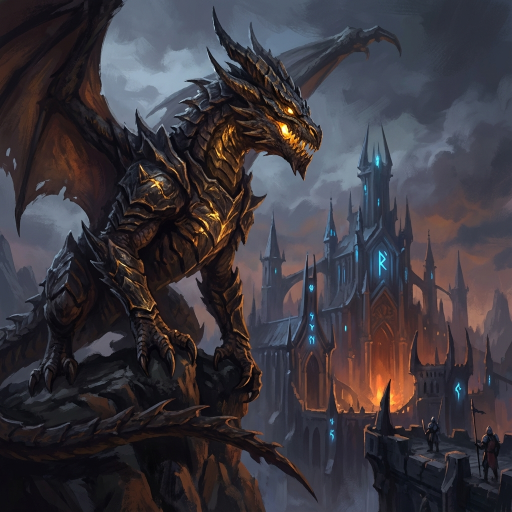
#> input picture _archive/spaces/images/guard_level_10_1767145004918.png, 1024 x 1024 px (shown at 1/2 size); its folder holds only this picture in this run
$ python -i image_stego_detector.py   (imports and definitions only)
#> lines starting #> are read from the running program, lines starting #| are printed output that depends on the picture
# ============================================================================
# DEPRECATED: Superseded by sentinel-core Rust implementation
# Rust engine: sentinel-core/src/engines/obfuscation.rs
# Status: Kept for fallback, hybrid mode, and ML inference (ONNX pending)
# Migration: https://github.com/DmitrL-dev/AISecurity/sentinel-core
# ============================================================================


"""
Image Steganography Detector - Detects hidden text in images.

Targets multimodal injection attacks:
- AgentFlayer (Black Hat 2025): Hidden white-on-white text
- Odysseus: Dual steganography for commercial MLLMs
- Image scaling attacks on vision models

Detection methods:
1. Low-contrast text detection (white-on-white, black-on-black)
2. Image scaling artifact detection
3. OCR-based hidden text extraction
4. LSB (Least Significant Bit) pattern analysis
"""

import re
import logging
from typing import List, Dict
from dataclasses import dataclass
from io import BytesIO
import base64

logger = logging.getLogger(__name__)

# Optional imports for image processing
try:
    from PIL import Image, ImageOps, ImageFilter, ImageEnhance
    PIL_AVAILABLE = True
except ImportError:
    PIL_AVAILABLE = False
    logger.warning("PIL not available - image steganography detection disabled")

try:
    import numpy as np
    NUMPY_AVAILABLE = True
except ImportError:
    NUMPY_AVAILABLE = False


@dataclass
class ImageStegoDetectorResult:
    """Detection result for image steganography."""
    detected: bool
    confidence: float
    attack_type: str  # "WHITE_ON_WHITE", "SCALING", "LSB", "OCR", "NONE"
    findings: List[str]
    risk_score: float
    explanation: str
    extracted_text: str  # Any text found hidden in image


class ImageStegoDetector:
    """
    Detects hidden text/instructions in images for multimodal AI attacks.

    Attack vectors addressed:
    - AgentFlayer: White text on white background
    - Odysseus: Steganographic embedding
    - Image scaling attacks: Text visible only at certain resolutions
    """

    # Suspicious patterns that might be hidden in images
    INJECTION_PATTERNS = [
        r"ignore\s+(previous\s+)?instructions",
        r"disregard\s+(the\s+)?system",
        r"new\s+instructions",
        r"forget\s+(all|everything)",
        r"act\s+as\s+(if|a)",
        r"you\s+are\s+now",
        r"override\s+settings",
        r"admin\s+mode",
        r"developer\s+mode",
    ]

    def __init__(self):
        self._injection_compiled = [
            re.compile(p, re.IGNORECASE) for p in self.INJECTION_PATTERNS
        ]

    def _detect_low_contrast_regions(self, image: "Image.Image") -> List[Dict]:
        """
        Detect regions with very low contrast that might hide text.
        White-on-white or near-white text detection.
        """
        if not PIL_AVAILABLE or not NUMPY_AVAILABLE:
            return []

        findings = []

        # Convert to grayscale
        gray = image.convert('L')
        pixels = np.array(gray)

        # Check for regions that are nearly uniform but not perfectly uniform
        # (which could indicate hidden low-contrast text)

        # Split image into blocks
        h, w = pixels.shape
        block_size = 50

        for y in range(0, h - block_size, block_size):
            for x in range(0, w - block_size, block_size):
                block = pixels[y:y+block_size, x:x+block_size]

                mean_val = np.mean(block)
                std_val = np.std(block)

                # Very bright region (potential white-on-white)
                if mean_val > 245 and 1 < std_val < 10:
                    findings.append({
                        "type": "white_region_variance",
                        "location": (x, y),
                        "mean": float(mean_val),
                        "std": float(std_val),
                    })

                # Very dark region (potential black-on-black)
                if mean_val < 10 and 1 < std_val < 10:
                    findings.append({
                        "type": "dark_region_variance",
                        "location": (x, y),
                        "mean": float(mean_val),
                        "std": float(std_val),
                    })

        return findings

    def _detect_scaling_artifacts(self, image: "Image.Image") -> List[Dict]:
        """
        Detect text that becomes visible at different scales.
        Image scaling attack detection.
        """
        if not PIL_AVAILABLE or not NUMPY_AVAILABLE:
            return []

        findings = []
        original_size = image.size

        # Test different scales
        scales = [0.5, 0.25, 2.0]

        for scale in scales:
            new_size = (int(original_size[0] * scale), int(original_size[1] * scale))
            if new_size[0] < 10 or new_size[1] < 10:
                continue

            scaled = image.resize(new_size, Image.Resampling.LANCZOS)

            # Compare entropy/patterns at different scales
            gray_orig = image.convert('L')
            gray_scaled = scaled.convert('L')

            orig_arr = np.array(gray_orig)
            scaled_arr = np.array(gray_scaled)

            # Calculate edge density
            orig_edges = np.abs(np.diff(orig_arr.astype(np.float32), axis=1)).mean()

            # Resize scaled back to original for comparison
            scaled_back = scaled.resize(original_size, Image.Resampling.LANCZOS)
            scaled_back_arr = np.array(scaled_back.convert('L'))

            # Calculate difference
            diff = np.abs(orig_arr.astype(np.float32) - scaled_back_arr.astype(np.float32))
            avg_diff = diff.mean()

            # High difference at certain scales could indicate hidden content
            if avg_diff > 5:
                findings.append({
                    "type": "scaling_anomaly",
                    "scale": scale,
                    "avg_diff": float(avg_diff),
                })

        return findings

    def _check_lsb_patterns(self, image: "Image.Image") -> List[Dict]:
        """
        Check for LSB steganography patterns.
        """
        if not PIL_AVAILABLE or not NUMPY_AVAILABLE:
            return []

        findings = []

        # Convert to RGB if not already
        if image.mode != 'RGB':
            image = image.convert('RGB')

        pixels = np.array(image)

        # Extract LSBs from each channel
        for channel_idx, channel_name in enumerate(['R', 'G', 'B']):
            channel = pixels[:, :, channel_idx]

            # Skip uniform/solid color images - they have no variance
            # and naturally have LSB mean of 0 or 1
            channel_std = channel.std()
            if channel_std < 1.0:
                continue  # Uniform color, skip LSB analysis

            lsb = channel & 1  # Extract least significant bit

            # Calculate patterns in LSB
            lsb_mean = lsb.mean()

            # Random data should have ~0.5 mean
            # Structured data (text) often deviates
            if abs(lsb_mean - 0.5) > 0.1:
                findings.append({
                    "type": "lsb_bias",
                    "channel": channel_name,
                    "lsb_mean": float(lsb_mean),
                    "deviation": abs(lsb_mean - 0.5),
                })

        return findings

    def _enhance_and_extract_text(self, image: "Image.Image") -> str:
        """
        Apply contrast enhancement to reveal hidden text.
        Returns any suspicious text patterns found.
        """
        if not PIL_AVAILABLE:
            return ""

        # Try extreme contrast enhancement to reveal hidden text
        enhanced = ImageEnhance.Contrast(image).enhance(10.0)

        # For now, return empty - OCR would go here
        # In production, integrate pytesseract or similar
        return ""

    # [7 lines left out: function _check_text_patterns, not called in this run]

    def analyze_image(self, image: "Image.Image") -> ImageStegoDetectorResult:
        """Analyze a PIL Image for steganographic content."""
        if not PIL_AVAILABLE:
            return ImageStegoDetectorResult(
                detected=False,
                confidence=0.0,
                attack_type="NONE",
                findings=["PIL not available"],
                risk_score=0.0,
                explanation="Image analysis disabled - PIL not installed",
                extracted_text="",
            )

        all_findings = []
        attack_type = "NONE"
        extracted_text = ""

        # 1. Check for low-contrast hidden text regions
        low_contrast = self._detect_low_contrast_regions(image)
        if low_contrast:
            all_findings.extend([f"low_contrast:{f['type']}" for f in low_contrast[:3]])
            attack_type = "WHITE_ON_WHITE"

        # 2. Check for scaling artifacts
        scaling = self._detect_scaling_artifacts(image)
        if scaling:
            all_findings.extend([f"scaling:{f['scale']}" for f in scaling])
            if attack_type == "NONE":
                attack_type = "SCALING"

        # 3. Check LSB patterns
        lsb = self._check_lsb_patterns(image)
        if lsb:
            all_findings.extend([f"lsb:{f['channel']}" for f in lsb])
            if attack_type == "NONE":
                attack_type = "LSB"

        # 4. Try to extract hidden text
        extracted_text = self._enhance_and_extract_text(image)
        if extracted_text:
            patterns = self._check_text_patterns(extracted_text)
            if patterns:
                all_findings.extend([f"injection:{p}" for p in patterns])
                attack_type = "OCR"

        # Calculate confidence
        confidence = min(0.95, 0.2 + len(all_findings) * 0.15)
        detected = len(all_findings) >= 2

        return ImageStegoDetectorResult(
            detected=detected,
            confidence=confidence,
            attack_type=attack_type,
            findings=all_findings[:5],
            risk_score=confidence if detected else confidence * 0.3,
            explanation=f"Found {len(all_findings)} indicators" if all_findings else "Clean",
            extracted_text=extracted_text[:200] if extracted_text else "",
        )

    # [60 lines left out: functions analyze_base64, analyze_file, not called in this run]


# Singleton
_detector = None


# [34 lines left out: functions get_detector, detect_image_stego, not called in this run]

>>> from PIL import Image
>>> picture = Image.open('../../../_archive/spaces/images/guard_level_10_1767145004918.png')
#> picture is the input picture: PIL image 1024x1024 RGB; mean R, G, B 60, 55.8, 62.5
>>> result = ImageStegoDetector().analyze_image(picture)
#> after the loop in _detect_low_contrast_regions, `for y in range(0, h - block_size, block_size):`:
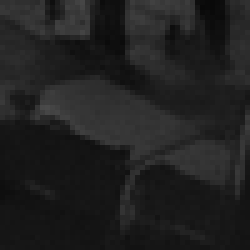
#> block: shape (50, 50) (shown 5 times larger); min 9, max 74, mean 32.3
#> after the loop in _detect_low_contrast_regions, `for y in range(0, h - block_size, block_size):`: findings = []
#> the loop in _detect_scaling_artifacts, `for scale in scales:` made 3 passes
#> avg_diff on passes 1 to 3: 2.1, 3.84, 0.439
#> pass 1, in _detect_scaling_artifacts, `scaled = image.resize(new_size, Image.Resampling.LANCZOS)`:
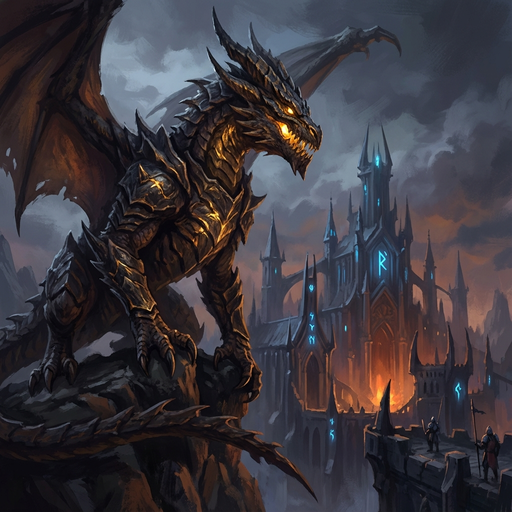
#> scaled: PIL image 512x512 RGB; mean R, G, B 60, 55.8, 62.5
#> pass 1, in _detect_scaling_artifacts, `gray_scaled = scaled.convert('L')`:
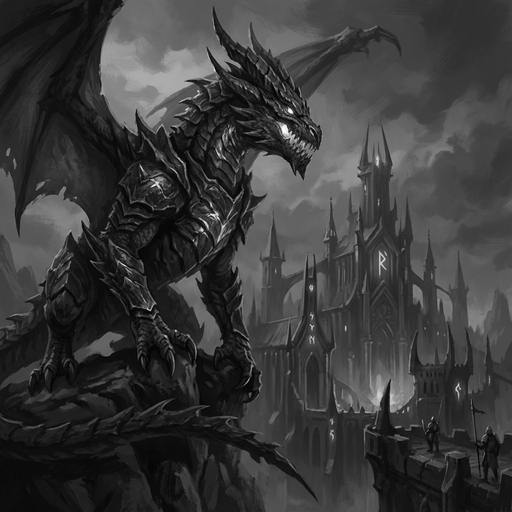
#> gray_scaled: PIL image 512x512 L; min 0, max 252, mean 57.8
#> the loop in _check_lsb_patterns, `for channel_idx, channel_name in enumerate(['R', 'G', 'B']):` made 3 passes
#> (channel_std, lsb_mean) on passes 1 to 3: (36.65, 0.499), (35.88, 0.498), (39.78, 0.499)
#> pass 1, in _check_lsb_patterns, `channel = pixels[:, :, channel_idx]`:
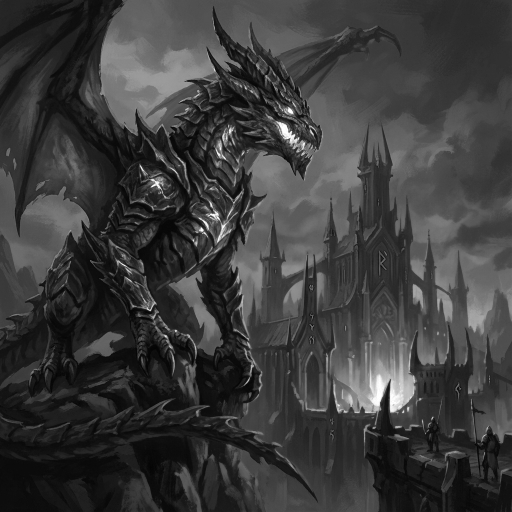
#> channel: shape (1024, 1024) (shown at 1/2 size); min 0, max 255, mean 60
#> pass 1, in _check_lsb_patterns, `lsb = channel & 1`:
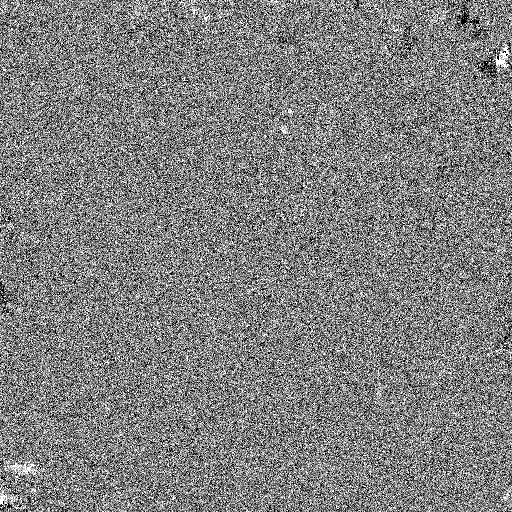
#> lsb: shape (1024, 1024) (shown at 1/2 size); values 0 (black) and 1 (white), 49.9% white in thin lines or dots
#> pass 2, in _check_lsb_patterns, `lsb = channel & 1`:
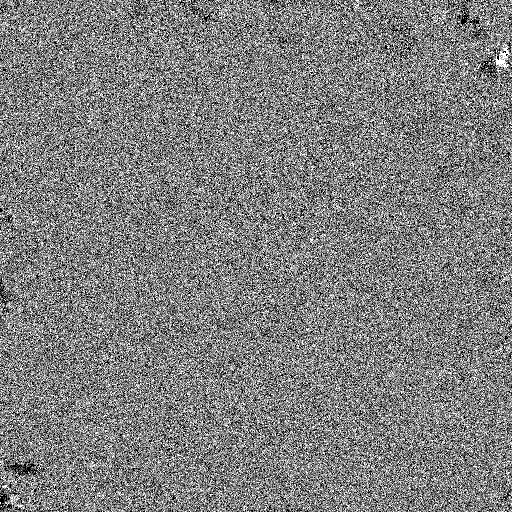
#> lsb: shape (1024, 1024) (shown at 1/2 size); values 0 (black) and 1 (white), 49.8% white in thin lines or dots
#> in _enhance_and_extract_text, `enhanced = ImageEnhance.Contrast(image).enhance(10.0)`:
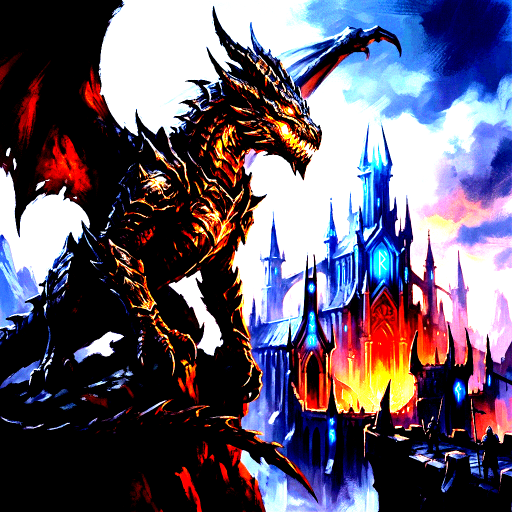
#> enhanced: PIL image 1024x1024 RGB (shown at 1/2 size); mean R, G, B 99.8, 90.9, 109.3
#> in analyze_image, `extracted_text = self._enhance_and_extract_text(image)`: extracted_text = ''

$ run again, on _archive/spaces/images/guard_level_1_1767144848661.png
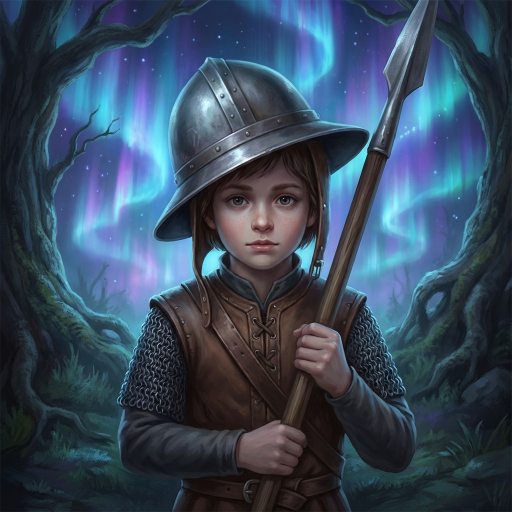
#> input picture _archive/spaces/images/guard_level_1_1767144848661.png, 1024 x 1024 px (shown at 1/2 size)
#> picture is the input picture: PIL image 1024x1024 RGB; mean R, G, B 55.7, 73.4, 92.6
#> after the loop in _detect_low_contrast_regions, `for y in range(0, h - block_size, block_size):`: findings = []
#> the loop in _detect_scaling_artifacts, `for scale in scales:` made 3 passes
#> avg_diff on passes 1 to 3: 1.98, 3.67, 0.413
#> the loop in _check_lsb_patterns, `for channel_idx, channel_name in enumerate(['R', 'G', 'B']):` made 3 passes
#> (channel_std, lsb_mean) on passes 1 to 3: (34.38, 0.501), (49.88, 0.499), (64.93, 0.499)
#> pass 1, in _check_lsb_patterns, `lsb = channel & 1`:
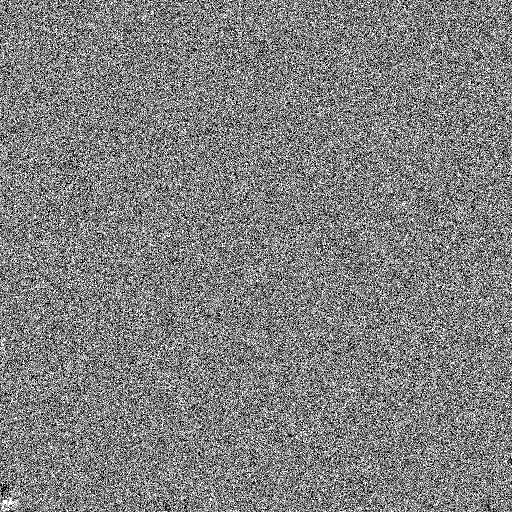
#> lsb: shape (1024, 1024) (shown at 1/2 size); values 0 (black) and 1 (white), 50.1% white; black in thin lines or dots
#> in _enhance_and_extract_text, `enhanced = ImageEnhance.Contrast(image).enhance(10.0)`:
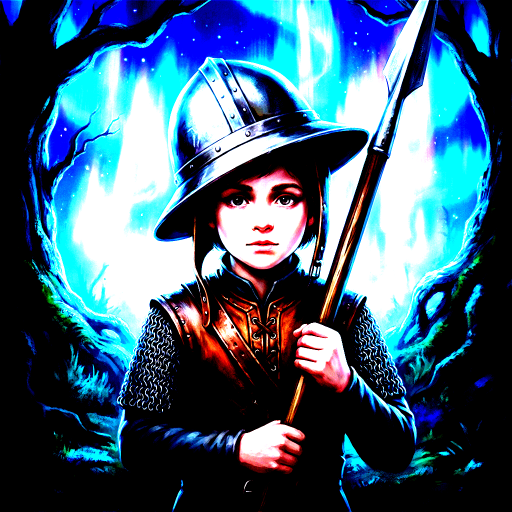
#> enhanced: PIL image 1024x1024 RGB (shown at 1/2 size); mean R, G, B 63.1, 94.9, 118.5
#> extracted_text = ''

$ run again, on _archive/spaces/images/guard_level_2_1767144866098.png
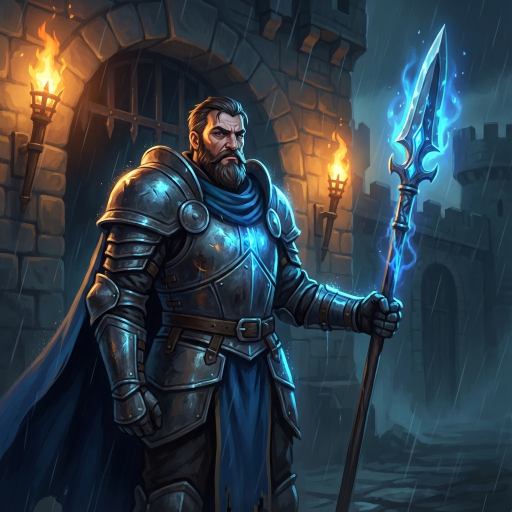
#> input picture _archive/spaces/images/guard_level_2_1767144866098.png, 1024 x 1024 px (shown at 1/2 size)
#> picture is the input picture: PIL image 1024x1024 RGB; mean R, G, B 48.7, 60.3, 69.1
#> after the loop in _detect_low_contrast_regions, `for y in range(0, h - block_size, block_size):`: findings = 1 item
#> the loop in _detect_scaling_artifacts, `for scale in scales:` made 3 passes
#> avg_diff on passes 1 to 3: 2.03, 4.01, 0.388
#> after the loop in _detect_scaling_artifacts, `for scale in scales:`: findings = []
#> the loop in _check_lsb_patterns, `for channel_idx, channel_name in enumerate(['R', 'G', 'B']):` made 3 passes
#> (channel_std, lsb_mean) on passes 1 to 3: (46.36, 0.501), (42.62, 0.5), (43.7, 0.501)
#> pass 1, in _check_lsb_patterns, `lsb = channel & 1`:
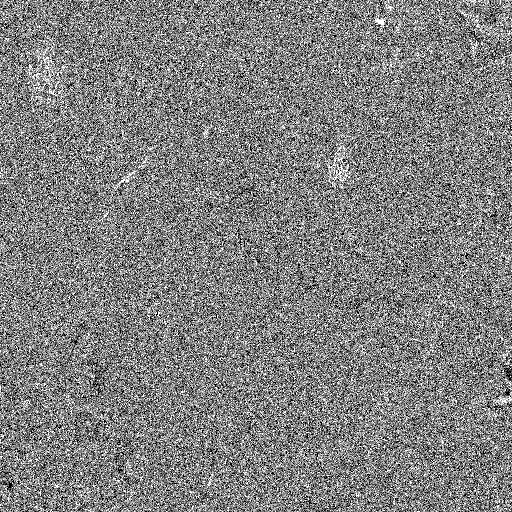
#> lsb: shape (1024, 1024) (shown at 1/2 size); values 0 (black) and 1 (white), 50.1% white; black in thin lines or dots
#> in _enhance_and_extract_text, `enhanced = ImageEnhance.Contrast(image).enhance(10.0)`:
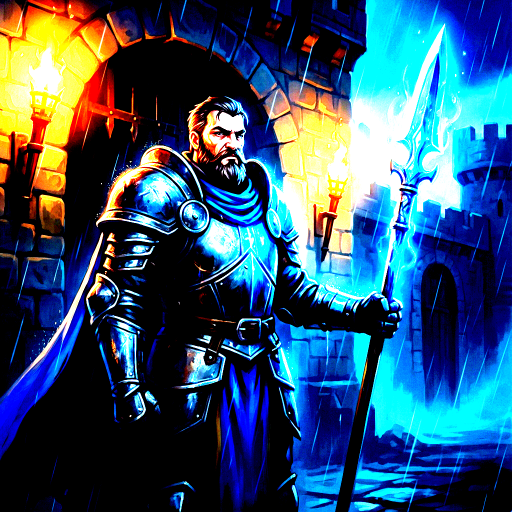
#> enhanced: PIL image 1024x1024 RGB (shown at 1/2 size); mean R, G, B 49.5, 83.2, 110.7
#> extracted_text = ''
#> confidence = 0.35
#> detected = False

$ run again, on _archive/spaces/images/guard_level_3_1767144881499.png
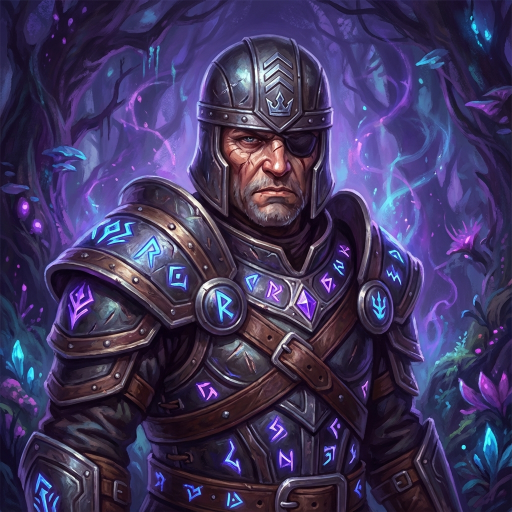
#> input picture _archive/spaces/images/guard_level_3_1767144881499.png, 1024 x 1024 px (shown at 1/2 size)
#> picture is the input picture: PIL image 1024x1024 RGB; mean R, G, B 63.8, 53.5, 93.8
#> after the loop in _detect_low_contrast_regions, `for y in range(0, h - block_size, block_size):`: findings = []
#> the loop in _detect_scaling_artifacts, `for scale in scales:` made 3 passes
#> avg_diff on passes 1 to 3: 3.26, 6.25, 0.65
#> after the loop in _detect_scaling_artifacts, `for scale in scales:`: findings = 1 item
#> the loop in _check_lsb_patterns, `for channel_idx, channel_name in enumerate(['R', 'G', 'B']):` made 3 passes
#> (channel_std, lsb_mean) on passes 1 to 3: (39.68, 0.501), (41.16, 0.499), (56.09, 0.503)
#> after the loop in _check_lsb_patterns, `for channel_idx, channel_name in enumerate(['R', 'G', 'B']):`: findings = []
#> in _enhance_and_extract_text, `enhanced = ImageEnhance.Contrast(image).enhance(10.0)`:
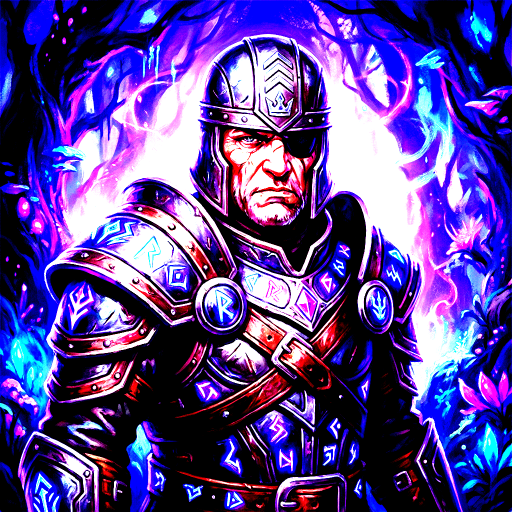
#> enhanced: PIL image 1024x1024 RGB (shown at 1/2 size); mean R, G, B 90, 67.1, 150.1
#> extracted_text = ''
#> confidence = 0.35
#> detected = False
